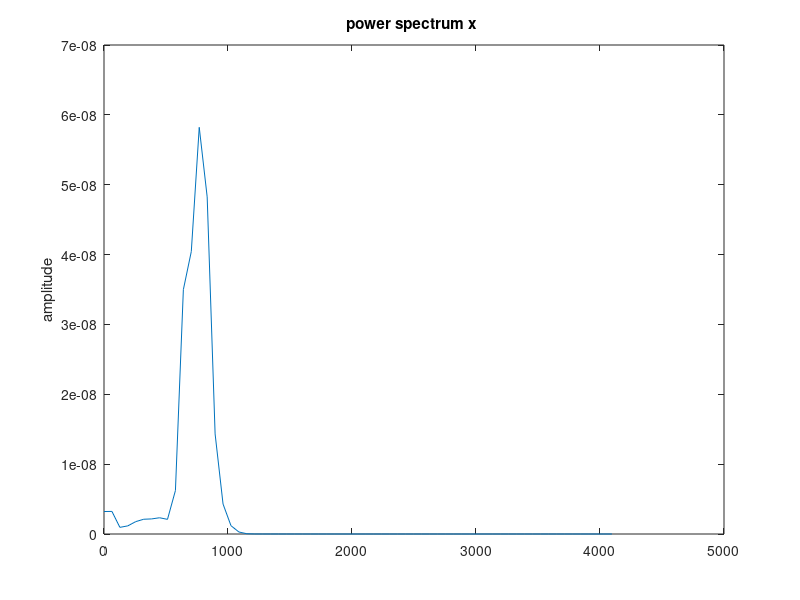
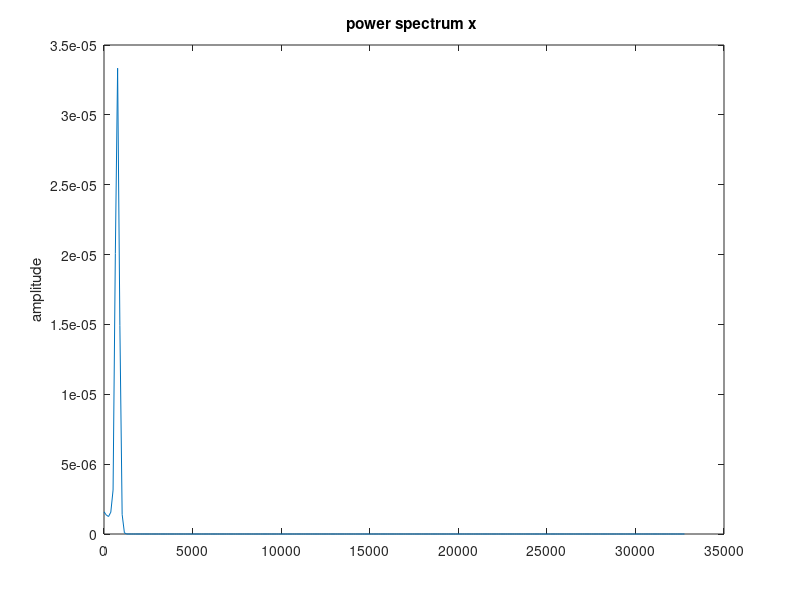

These figures' MATLAB source, in order: (Note: this script raises an error after producing the figures.)
%% FM Modulation signal of constant spectrum
clear all; close all;
load sima_lp;
F1=fc(1); 
F2=fc(2); 
figure; pwelch(sima_lp,[],[],[],Fs);
D=8;
s=interp(sima_lp,D); Fs=Fs*D; F1=F1/D; F2=F2/D; % cutting frequencies
s=s/max(abs(s));
t=[1:length(s)]'/Fs;
figure; pwelch(s,[],[],[],Fs);
Fc=12500;
freqdev=1800;
y=fmmod(s,Fc,Fs,freqdev); 
figure; pwelch(y,[],[],[],Fs);
%%Band-Pass filter before demodulation
y=awgn(y,25,'measured');
figure; pwelch(y,[],[],[],Fs);
DR=freqdev/(F2*Fs);
f1=Fc/Fs-(DR+2)*F2; fh=Fc/Fs+(DR+2)*F2; % Carson's rule
M=128;
hpm=firpm(M,[0 f1*0.95 f1*1.02 fh*0.98 fh*1.05 0.5]*2,[0 0 1 1 0 0]);
figure; freqz(hpm,1,512,Fs);
y=conv(y,hpm,'same');
figure; pwelch(y,[],[],[],Fs);
kf=freqdev/max(abs(s));
sh=hilbert(y);
phase=unwrap(angle(sh)-2*pi*Fc*t);
z=diff (phase)./diff(t)/kf/2/pi;
figure; pwelch(z,[],[],[],Fs);
% Band-Pass filter Parks-McClellan
f1=F2; f2=1.1*f1; order=64*D;
fpts=[0 f1 f2 0.5]*2;
mag=[1 1 0 0]; wt=[1 1];
b=firpm(order,fpts,mag,wt);
z_lp=conv(z,b,'same');
figure; pwelch(z_lp,[],[],[],Fs);
% Plot the original and recovered signals.
n=[4500:7000];
figure; plot(t(n),s(n),'k-',t(n),z_lp(n),'r');
grid; axis([min(t(n)) max(t(n)) 1.2*min(s(n)) 1.2*max(s(n))]);
legend('Initial Signal','Final Signal');
figure; pwelch(downsample(z_lp,D),[],[],[],Fs);